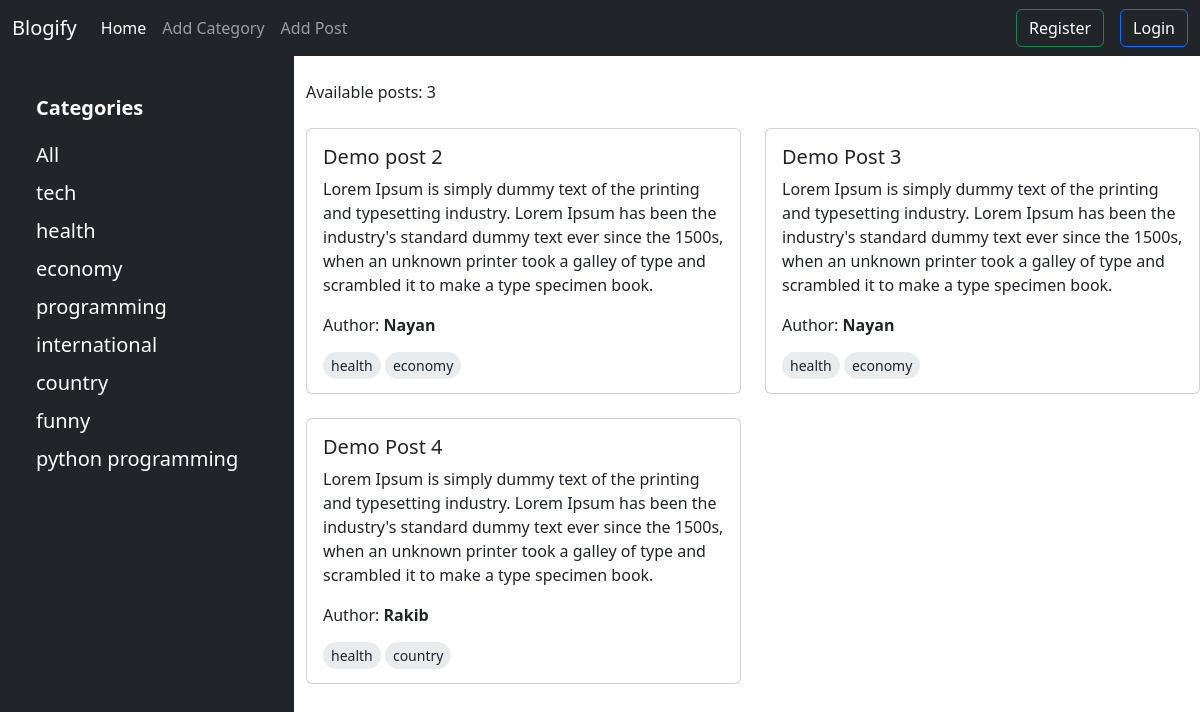
The app's page /category/health/ with its own data.
### categories/models.py (models this page shows)
class Category(models.Model):
    name = models.CharField(max_length=50)
    slug = models.SlugField(max_length=100, null = True, blank = True, unique = True)
    def __str__(self):
        return self.name

### posts/models.py (models this page shows, shortened)
class Post(models.Model):
    title = models.CharField(max_length=100)
    content = models.TextField()
    categories = models.ManyToManyField(Category)
    author = models.ForeignKey(User, on_delete=models.CASCADE)

### blog_project/views.py (the view)
# urls.py: 2. Add a URL to urlpatterns:  path('', views.home, name='home')
def home (req, category_slug = None):
    posts = Post.objects.all()
    if category_slug is not None:
        category = Category.objects.get(slug = category_slug)
        posts = Post.objects.filter(categories = category)
    categories = Category.objects.all()
    return render (req, 'index.html', {'posts': posts, 'categories': categories})

### templates/index.html (shortened to what this page needs)
{% extends "base.html" %}
{% load static %}
{% block content %}
<div class="row g-4">
    <div class="col-sm-3 bg-dark px-5 py-4" style="min-height: 100vh;">
      <h5 class="my-3 text-white fw-bold text-danger">Categories</h5>
      <a href={% url "home" %} class="text-white my-1 d-inline-block fs-5 text-decoration-none">All</a><br>
      {% for cat in categories %}
        <a href={% url "category_wise_post" cat.slug %} class="text-white my-1 d-inline-block fs-5 text-decoration-none">{{ cat }}</a><br>
      {% endfor %}
    </div>
    <div class="col-sm-9">
      <div class="row g-4 mb-4">
        {% if posts %}
          <p class="mt-5 mb-0">Available posts: {{ posts | length }}</p>
            {% for post in posts %}
            <div class="col-sm-6 mb-3 mb-sm-0">
              <div class="card">
                <div class="card-body">
                  <h5 class="card-title">{{ post.title }}</h5>
                  <p class="card-text">{{ post.content }}</p>
                  <p>Author: <strong>{{ post.author | capfirst }}</strong></p>
                  {% for cat in post.categories.all %}
                    <span class="bg-body-secondary small rtiary px-2 py-1 rounded-pill">{{cat.name}}</span>
                  {% endfor %}
                </div>
              </div>
            </div>
            {% endfor %}
        {% else %}
        <p class="mt-5 mb-0">No post available.</p>
        {% endif %}
      </div>
    </div>
</div>
{% endblock content %}

### records on screen
Category: name "tech"
Category: name "health"
Category: name "economy"
Category: name "programming"
Category: name "international"
Category: name "country"
Category: name "funny"
Category: name "python programming"
Post: title "Demo post 2", content "Lorem Ipsum is simply dummy text of the printing and typesetting industry. Lorem Ipsum has been the industry's standard dummy text ever since the 1500s, when an unknown printer took a galley of type and scrambled it to make a type specimen book.", author "Nayan"
Post: title "Demo Post 3", content "Lorem Ipsum is simply dummy text of the printing and typesetting industry. Lorem Ipsum has been the industry's standard dummy text ever since the 1500s, when an unknown printer took a galley of type and scrambled it to make a type specimen book.", author "Nayan"
Post: title "Demo Post 4", content "Lorem Ipsum is simply dummy text of the printing and typesetting industry. Lorem Ipsum has been the industry's standard dummy text ever since the 1500s, when an unknown printer took a galley of type and scrambled it to make a type specimen book.", author "Rakib"

### other values on screen
{{ posts | length }} "3"
